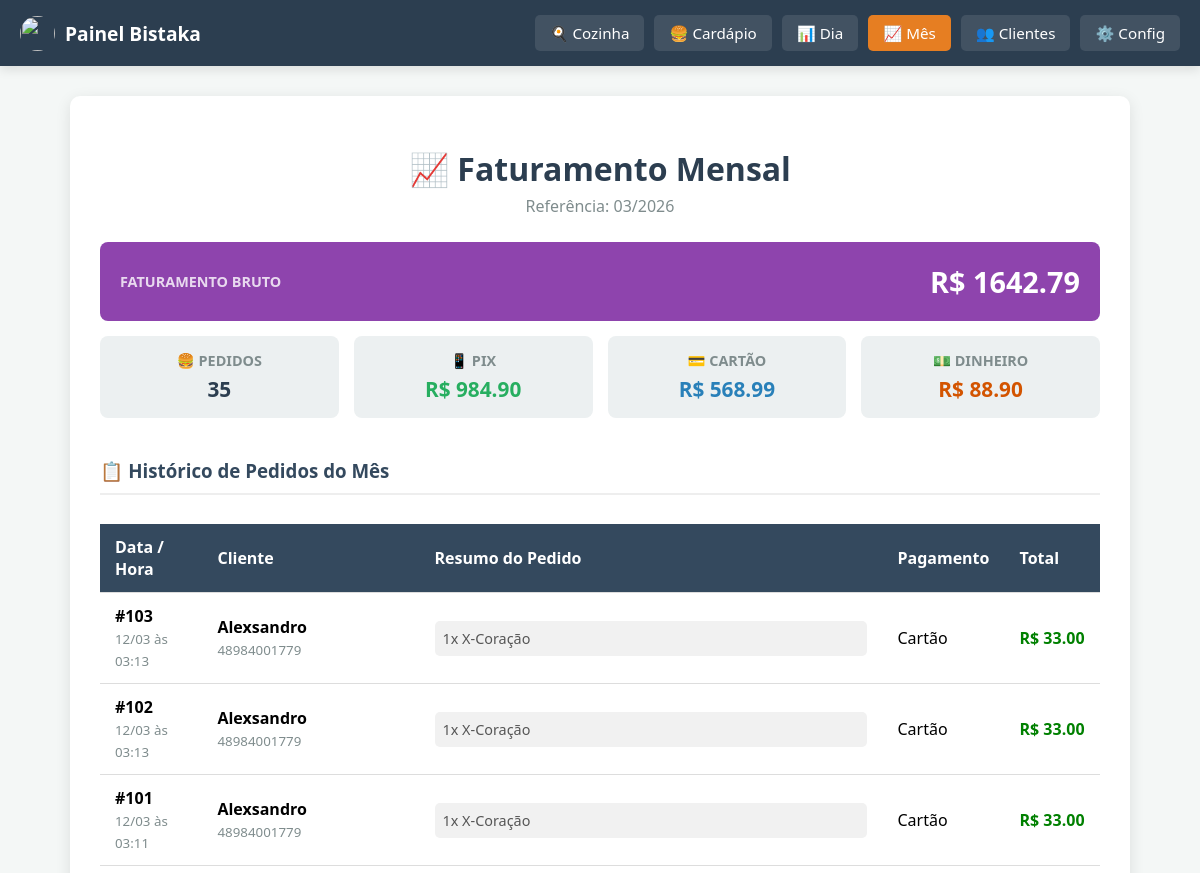
Page /admin/relatorio_mensal (signed in, upper part) on the earlier database version.
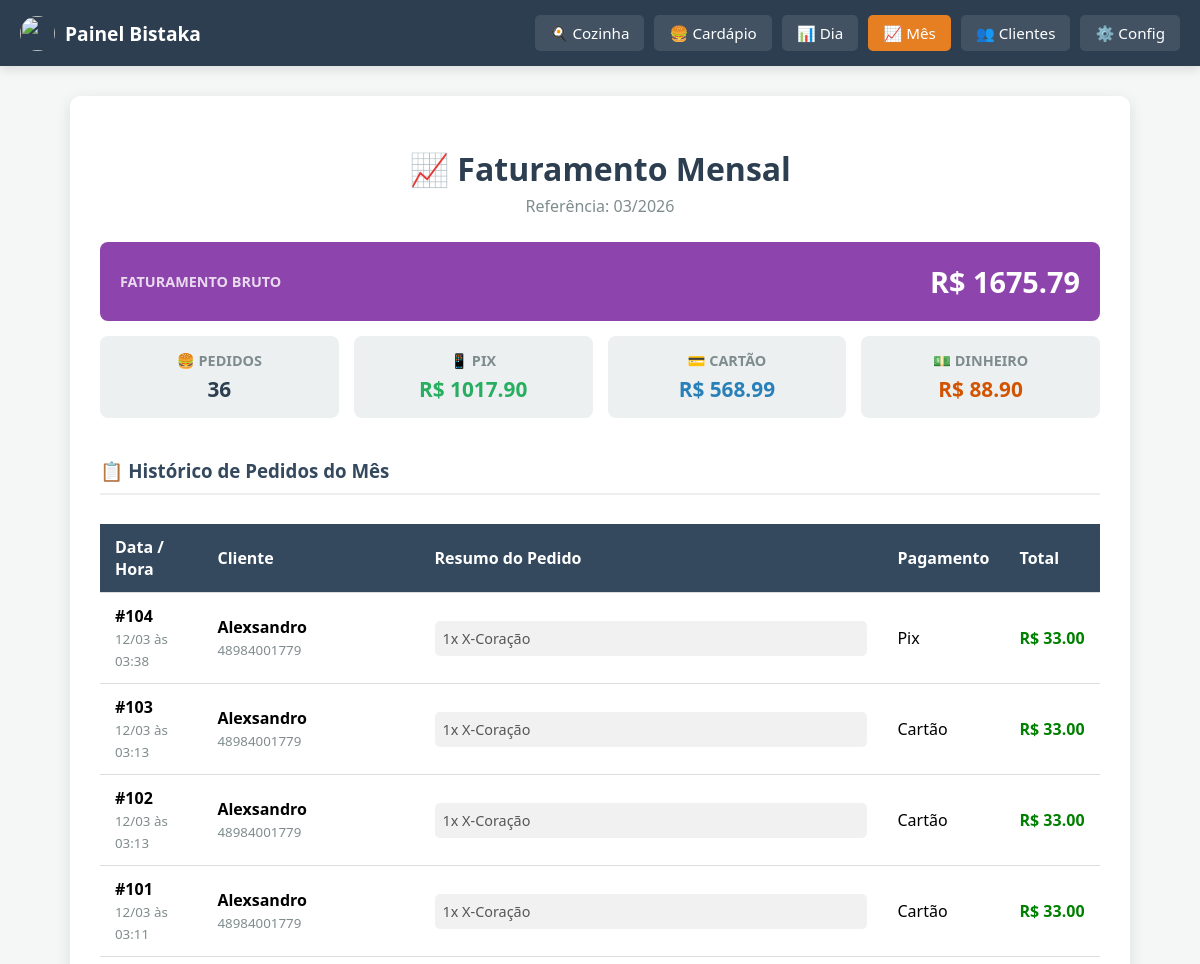
Same page on the later database version.
### tables this page shows
CREATE TABLE pedidos (
                id INTEGER PRIMARY KEY AUTOINCREMENT,
                cliente_telefone TEXT,
                itens TEXT,
                total REAL,
                data_pedido DATETIME,
                metodo_pagamento TEXT, status TEXT DEFAULT 'producao',
                FOREIGN KEY(cliente_telefone) REFERENCES clientes(telefone)
            );

CREATE TABLE clientes (
                telefone TEXT PRIMARY KEY,
                nome TEXT,
                endereco TEXT,
                bairro TEXT,
                primeiro_pedido DATETIME,
                ultimo_pedido DATETIME,
                total_gasto REAL DEFAULT 0
            );

### app.py (the view)
@app.route('/admin/relatorio_mensal')
def relatorio_mensal():
    if not session.get('logged_in'): return redirect(url_for('login'))
    conn = get_db_connection()
    mes_atual = datetime.now().strftime('%Y-%m')
    cursor = conn.execute('''
        SELECT p.*, c.nome
        FROM pedidos p
        LEFT JOIN clientes c ON p.cliente_telefone = c.telefone
        WHERE strftime('%Y-%m', p.data_pedido) = ?
        AND p.status = 'finalizado'
        ORDER BY p.data_pedido DESC
    ''', (mes_atual,))
    pedidos_mes = cursor.fetchall()
    conn.close()
    qtd_pedidos = len(pedidos_mes)
    total_bruto = sum(p['total'] for p in pedidos_mes)
    total_pix = sum(p['total'] for p in pedidos_mes if 'Pix' in p['metodo_pagamento'] or 'pix' in p['metodo_pagamento'])
    total_cartao = sum(p['total'] for p in pedidos_mes if 'Cartão' in p['metodo_pagamento'] or 'cartao' in p['metodo_pagamento'])
    total_dinheiro = sum(p['total'] for p in pedidos_mes if 'Dinheiro' in p['metodo_pagamento'] or 'dinheiro' in p['metodo_pagamento'])
    return render_template('relatorio_mensal.html',
                           mes=datetime.now().strftime('%m/%Y'),
                           qtd=qtd_pedidos, bruto=total_bruto,
                           pix=total_pix, cartao=total_cartao, dinheiro=total_dinheiro,
                           pedidos=pedidos_mes)

### app.py (called while the page is built)
def get_db_connection():
    conn = sqlite3.connect(DB_FILE)
    conn.row_factory = sqlite3.Row
    return conn

### templates/relatorio_mensal.html (shortened to what this page needs)
<!DOCTYPE html>
<html lang="pt-br">
<head>
</head>
<body>
    <nav class="admin-navbar">
        <div class="brand"><img src="/static/uploads/logo.png" style="height: 35px; width: 35px; border-radius: 50%; object-fit: cover;">Painel Bistaka</div>
        <div class="nav-links">
            <a href="/admin/dashboard">🍳 Cozinha</a>
            <a href="/admin">🍔 Cardápio</a>
            <a href="/admin/relatorio">📊 Dia</a>
            <a href="/admin/relatorio_mensal" style="background: #e67e22;">📈 Mês</a>
            <a href="/admin/clientes">👥 Clientes</a>
            <a href="/admin/configuracoes">⚙️ Config</a>
        </div>
    </nav>
    <div class="container">
        <h1>📈 Faturamento Mensal</h1>
        <p style="text-align: center; color: #7f8c8d; margin-top: 0; margin-bottom: 25px;">Referência: {{ mes }}</p>
        <div class="resumo-grid">
            <div class="card destaque">
                <span>Faturamento Bruto</span>
                <span>R$ {{ "%.2f"|format(bruto) }}</span>
            </div>
            <div class="card"><span>🍔 Pedidos</span><span>{{ qtd }}</span></div>
            <div class="card"><span>📱 Pix</span><span style="color: #27ae60;">R$ {{ "%.2f"|format(pix) }}</span></div>
            <div class="card"><span>💳 Cartão</span><span style="color: #2980b9;">R$ {{ "%.2f"|format(cartao) }}</span></div>
            <div class="card"><span>💵 Dinheiro</span><span style="color: #d35400;">R$ {{ "%.2f"|format(dinheiro) }}</span></div>
        </div>
        <h3 style="margin-top: 40px; border-bottom: 2px solid #eee; padding-bottom: 10px; color: #34495e;">📋 Histórico de Pedidos do Mês</h3>
        <div style="overflow-x: auto;">
            <table>
                <thead>
                    <tr>
                        <th>Data / Hora</th>
                        <th>Cliente</th>
                        <th>Resumo do Pedido</th>
                        <th>Pagamento</th>
                        <th>Total</th>
                    </tr>
                </thead>
                <tbody>
                    {% for p in pedidos %}
                    <tr>
                        <td>
                            <strong>#{{ p.id }}</strong><br>
                            <small style="color: #7f8c8d;">{{ p.data_pedido[8:10] }}/{{ p.data_pedido[5:7] }} às {{ p.data_pedido[11:16] }}</small>
                        </td>
                        <td>
                            <strong>{{ p.nome or 'Cliente Site' }}</strong><br>
                            <small style="color: #7f8c8d;">{{ p.cliente_telefone }}</small>
                        </td>
                        <td>
                            <div class="itens-lista">{{ p.itens }}</div>
                        </td>
                        <td>{{ p.metodo_pagamento }}</td>
                        <td style="color: green; font-weight: bold;">R$ {{ "%.2f"|format(p.total) }}</td>
                    </tr>
                    {% else %}
                    <tr>
                        <td colspan="5" style="text-align: center; padding: 30px; color: #999;">Nenhum pedido finalizado neste mês ainda.</td>
                    </tr>
                    {% endfor %}
                </tbody>
            </table>
        </div>
    </div>
</body>
</html>

Differences in the rows shown:
added pedidos: id "104", data_pedido "12", data_pedido "03", data_pedido "03:38", nome "Alexsandro", cliente_telefone "48984001779", itens "1x X-Coração", metodo_pagamento "Pix", total "33.00"
Other differences:
{{ "%.2f"|format(bruto) }}: "1642.79" → "1675.79"
{{ qtd }}: "35" → "36"
{{ "%.2f"|format(pix) }}: "984.90" → "1017.90"
